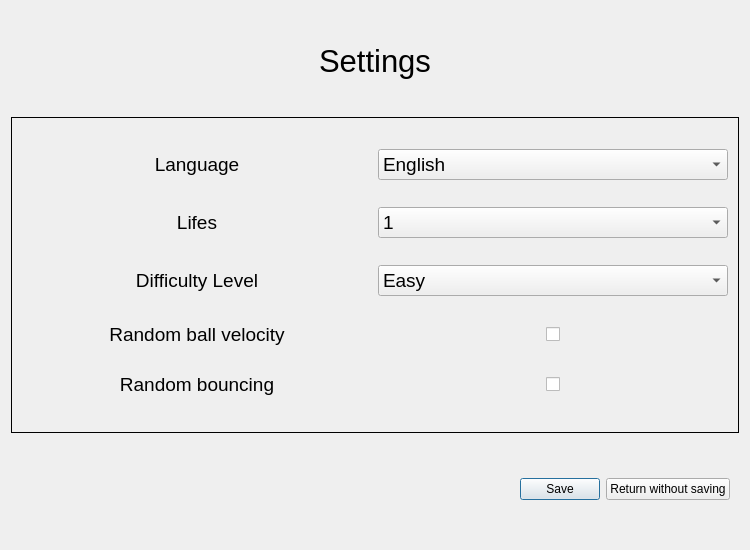
<?xml version="1.0" encoding="UTF-8"?>
<ui version="4.0">
 <class>Dialog</class>
 <widget class="QDialog" name="Dialog">
  <property name="geometry">
   <rect>
    <x>0</x>
    <y>0</y>
    <width>750</width>
    <height>550</height>
   </rect>
  </property>
  <property name="minimumSize">
   <size>
    <width>750</width>
    <height>550</height>
   </size>
  </property>
  <property name="windowTitle">
   <string>Dialog</string>
  </property>
  <layout class="QVBoxLayout" name="verticalLayout">
   <item>
    <widget class="QFrame" name="frame">
     <property name="maximumSize">
      <size>
       <width>16777215</width>
       <height>100</height>
      </size>
     </property>
     <property name="frameShape">
      <enum>QFrame::NoFrame</enum>
     </property>
     <property name="frameShadow">
      <enum>QFrame::Raised</enum>
     </property>
     <layout class="QHBoxLayout" name="horizontalLayout_3">
      <property name="spacing">
       <number>0</number>
      </property>
      <property name="leftMargin">
       <number>0</number>
      </property>
      <property name="topMargin">
       <number>0</number>
      </property>
      <property name="rightMargin">
       <number>0</number>
      </property>
      <property name="bottomMargin">
       <number>0</number>
      </property>
      <item>
       <spacer name="horizontalSpacer_2">
        <property name="orientation">
         <enum>Qt::Horizontal</enum>
        </property>
        <property name="sizeHint" stdset="0">
         <size>
          <width>40</width>
          <height>20</height>
         </size>
        </property>
       </spacer>
      </item>
      <item>
       <widget class="QLabel" name="setings">
        <property name="maximumSize">
         <size>
          <width>16777215</width>
          <height>100</height>
         </size>
        </property>
        <property name="font">
         <font>
          <pointsize>23</pointsize>
         </font>
        </property>
        <property name="text">
         <string>Settings</string>
        </property>
       </widget>
      </item>
      <item>
       <spacer name="horizontalSpacer">
        <property name="orientation">
         <enum>Qt::Horizontal</enum>
        </property>
        <property name="sizeHint" stdset="0">
         <size>
          <width>304</width>
          <height>20</height>
         </size>
        </property>
       </spacer>
      </item>
     </layout>
    </widget>
   </item>
   <item>
    <widget class="QFrame" name="gridFrame">
     <property name="frameShape">
      <enum>QFrame::Box</enum>
     </property>
     <layout class="QGridLayout" name="gridLayout">
      <property name="leftMargin">
       <number>10</number>
      </property>
      <property name="topMargin">
       <number>10</number>
      </property>
      <property name="rightMargin">
       <number>10</number>
      </property>
      <property name="bottomMargin">
       <number>10</number>
      </property>
      <item row="4" column="1" alignment="Qt::AlignHCenter">
       <widget class="QCheckBox" name="checkBox">
        <property name="font">
         <font>
          <pointsize>15</pointsize>
         </font>
        </property>
        <property name="text">
         <string/>
        </property>
        <property name="iconSize">
         <size>
          <width>30</width>
          <height>30</height>
         </size>
        </property>
       </widget>
      </item>
      <item row="0" column="0">
       <widget class="QLabel" name="label">
        <property name="font">
         <font>
          <pointsize>14</pointsize>
         </font>
        </property>
        <property name="text">
         <string>Language</string>
        </property>
        <property name="alignment">
         <set>Qt::AlignCenter</set>
        </property>
       </widget>
      </item>
      <item row="3" column="0">
       <widget class="QLabel" name="label_3">
        <property name="font">
         <font>
          <pointsize>14</pointsize>
         </font>
        </property>
        <property name="text">
         <string>Difficulty Level</string>
        </property>
        <property name="alignment">
         <set>Qt::AlignCenter</set>
        </property>
       </widget>
      </item>
      <item row="3" column="1">
       <widget class="QComboBox" name="comboBox_3">
        <property name="font">
         <font>
          <pointsize>14</pointsize>
         </font>
        </property>
        <item>
         <property name="text">
          <string>Easy</string>
         </property>
        </item>
        <item>
         <property name="text">
          <string>Medium</string>
         </property>
        </item>
        <item>
         <property name="text">
          <string>Hard</string>
         </property>
        </item>
       </widget>
      </item>
      <item row="2" column="1">
       <widget class="QComboBox" name="comboBox_2">
        <property name="font">
         <font>
          <pointsize>14</pointsize>
         </font>
        </property>
        <item>
         <property name="text">
          <string>1</string>
         </property>
        </item>
        <item>
         <property name="text">
          <string>2</string>
         </property>
        </item>
        <item>
         <property name="text">
          <string>3</string>
         </property>
        </item>
       </widget>
      </item>
      <item row="2" column="0">
       <widget class="QLabel" name="label_2">
        <property name="font">
         <font>
          <pointsize>14</pointsize>
         </font>
        </property>
        <property name="text">
         <string>Lifes</string>
        </property>
        <property name="alignment">
         <set>Qt::AlignCenter</set>
        </property>
       </widget>
      </item>
      <item row="5" column="0">
       <widget class="QLabel" name="label_5">
        <property name="font">
         <font>
          <pointsize>14</pointsize>
         </font>
        </property>
        <property name="text">
         <string>Random bouncing</string>
        </property>
        <property name="alignment">
         <set>Qt::AlignCenter</set>
        </property>
       </widget>
      </item>
      <item row="4" column="0">
       <widget class="QLabel" name="label_4">
        <property name="font">
         <font>
          <pointsize>14</pointsize>
         </font>
        </property>
        <property name="text">
         <string>Random ball velocity</string>
        </property>
        <property name="alignment">
         <set>Qt::AlignCenter</set>
        </property>
       </widget>
      </item>
      <item row="5" column="1" alignment="Qt::AlignHCenter">
       <widget class="QCheckBox" name="checkBox_2">
        <property name="font">
         <font>
          <pointsize>15</pointsize>
         </font>
        </property>
        <property name="layoutDirection">
         <enum>Qt::LeftToRight</enum>
        </property>
        <property name="text">
         <string/>
        </property>
        <property name="iconSize">
         <size>
          <width>22</width>
          <height>22</height>
         </size>
        </property>
       </widget>
      </item>
      <item row="0" column="1">
       <widget class="QComboBox" name="comboBox">
        <property name="font">
         <font>
          <pointsize>14</pointsize>
         </font>
        </property>
        <item>
         <property name="text">
          <string>English</string>
         </property>
        </item>
        <item>
         <property name="text">
          <string>Polish</string>
         </property>
        </item>
       </widget>
      </item>
     </layout>
    </widget>
   </item>
   <item>
    <widget class="QFrame" name="frame_2">
     <property name="maximumSize">
      <size>
       <width>16777215</width>
       <height>100</height>
      </size>
     </property>
     <property name="frameShape">
      <enum>QFrame::NoFrame</enum>
     </property>
     <property name="frameShadow">
      <enum>QFrame::Raised</enum>
     </property>
     <layout class="QHBoxLayout" name="horizontalLayout">
      <item>
       <spacer name="horizontalSpacer_3">
        <property name="orientation">
         <enum>Qt::Horizontal</enum>
        </property>
        <property name="sizeHint" stdset="0">
         <size>
          <width>40</width>
          <height>20</height>
         </size>
        </property>
       </spacer>
      </item>
      <item>
       <widget class="QPushButton" name="pushButton_2">
        <property name="text">
         <string>Save</string>
        </property>
       </widget>
      </item>
      <item>
       <widget class="QPushButton" name="pushButton">
        <property name="text">
         <string>Return without saving</string>
        </property>
       </widget>
      </item>
     </layout>
    </widget>
   </item>
  </layout>
 </widget>
 <resources/>
 <connections/>
</ui>
